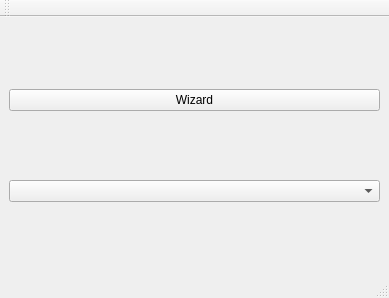
<?xml version="1.0" encoding="UTF-8"?>
<ui version="4.0">
 <class>MainWindow</class>
 <widget class="QMainWindow" name="MainWindow">
  <property name="geometry">
   <rect>
    <x>0</x>
    <y>0</y>
    <width>389</width>
    <height>298</height>
   </rect>
  </property>
  <property name="sizePolicy">
   <sizepolicy hsizetype="Minimum" vsizetype="Minimum">
    <horstretch>0</horstretch>
    <verstretch>0</verstretch>
   </sizepolicy>
  </property>
  <property name="windowTitle">
   <string>MainWindow</string>
  </property>
  <property name="documentMode">
   <bool>false</bool>
  </property>
  <property name="dockNestingEnabled">
   <bool>true</bool>
  </property>
  <widget class="QWidget" name="centralwidget">
   <property name="sizePolicy">
    <sizepolicy hsizetype="Ignored" vsizetype="Ignored">
     <horstretch>0</horstretch>
     <verstretch>0</verstretch>
    </sizepolicy>
   </property>
   <layout class="QGridLayout" name="gridLayout_7">
    <item row="1" column="1">
     <widget class="QComboBox" name="cb_language"/>
    </item>
    <item row="0" column="1">
     <widget class="QPushButton" name="pb_wizard">
      <property name="text">
       <string>Wizard</string>
      </property>
     </widget>
    </item>
   </layout>
  </widget>
  <widget class="QMenuBar" name="menubar">
   <property name="geometry">
    <rect>
     <x>0</x>
     <y>0</y>
     <width>389</width>
     <height>26</height>
    </rect>
   </property>
   <property name="sizePolicy">
    <sizepolicy hsizetype="Ignored" vsizetype="MinimumExpanding">
     <horstretch>0</horstretch>
     <verstretch>0</verstretch>
    </sizepolicy>
   </property>
  </widget>
  <widget class="QStatusBar" name="statusbar">
   <property name="sizePolicy">
    <sizepolicy hsizetype="Ignored" vsizetype="MinimumExpanding">
     <horstretch>0</horstretch>
     <verstretch>0</verstretch>
    </sizepolicy>
   </property>
  </widget>
  <widget class="QToolBar" name="toolbar">
   <property name="sizePolicy">
    <sizepolicy hsizetype="Ignored" vsizetype="MinimumExpanding">
     <horstretch>0</horstretch>
     <verstretch>0</verstretch>
    </sizepolicy>
   </property>
   <property name="minimumSize">
    <size>
     <width>0</width>
     <height>0</height>
    </size>
   </property>
   <property name="contextMenuPolicy">
    <enum>Qt::DefaultContextMenu</enum>
   </property>
   <property name="windowTitle">
    <string>Панель инструментов</string>
   </property>
   <attribute name="toolBarArea">
    <enum>TopToolBarArea</enum>
   </attribute>
   <attribute name="toolBarBreak">
    <bool>false</bool>
   </attribute>
  </widget>
  <action name="action_model">
   <property name="checkable">
    <bool>true</bool>
   </property>
   <property name="text">
    <string>Выбор теста</string>
   </property>
  </action>
  <action name="action_control">
   <property name="checkable">
    <bool>true</bool>
   </property>
   <property name="text">
    <string>Управление</string>
   </property>
  </action>
  <action name="action_test_results">
   <property name="checkable">
    <bool>true</bool>
   </property>
   <property name="text">
    <string>Результаты теста</string>
   </property>
  </action>
  <action name="action_tests_results">
   <property name="checkable">
    <bool>true</bool>
   </property>
   <property name="text">
    <string>Результаты тестов</string>
   </property>
  </action>
  <action name="action_test">
   <property name="checkable">
    <bool>true</bool>
   </property>
   <property name="text">
    <string>Тестовая карта</string>
   </property>
  </action>
 </widget>
 <resources/>
 <connections/>
</ui>
